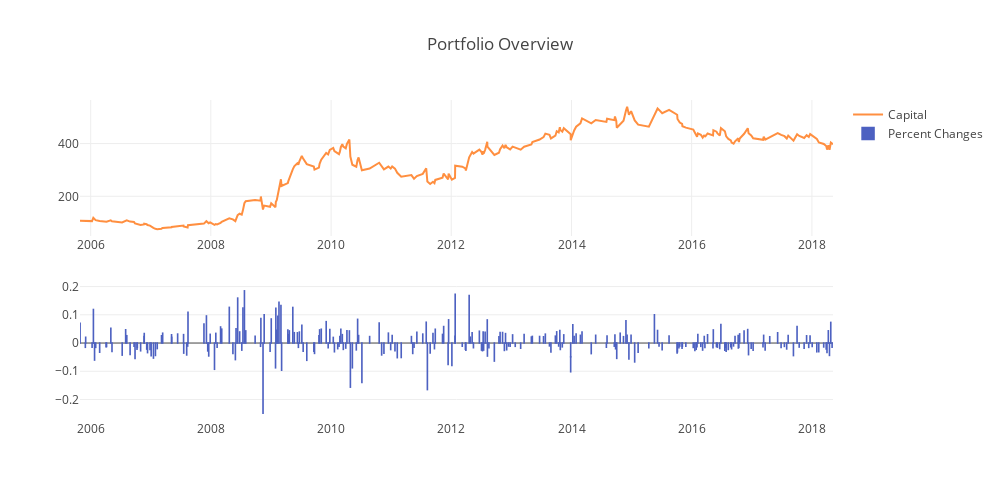

Source (notebook cell):
### Code cell
aal_stats = stock_figures('AAL')

### Figure 1 — Plotly figure (JSON) as saved in the notebook; plotly's stock layout.template omitted (floating-point values rounded to 4 significant figures; data arrays with more than 128 entries replaced by an {"elided": "..."} marker saying what was removed)
{"data": [{"line": {"color": "#ff8f40"}, "name": "Capital", "type": "scatter", "x": {"elided": "278 str values"}, "xaxis": "x1", "y": {"elided": "278 float values"}, "yaxis": "y1"}, {"marker": {"color": "#4d61c1", "line": {"color": "#4d61c1", "width": 1.5}}, "name": "Percent Changes", "type": "bar", "x": {"elided": "278 str values"}, "xaxis": "x2", "y": {"elided": "278 float values"}, "yaxis": "y2"}], "layout": {"height": 500, "title": "Portfolio Overview", "width": 1000, "xaxis1": {"anchor": "y1", "domain": [0, 1]}, "xaxis2": {"anchor": "y2", "domain": [0, 1]}, "yaxis1": {"anchor": "x1", "domain": [0.575, 1]}, "yaxis2": {"anchor": "x2", "domain": [0, 0.425]}}}
